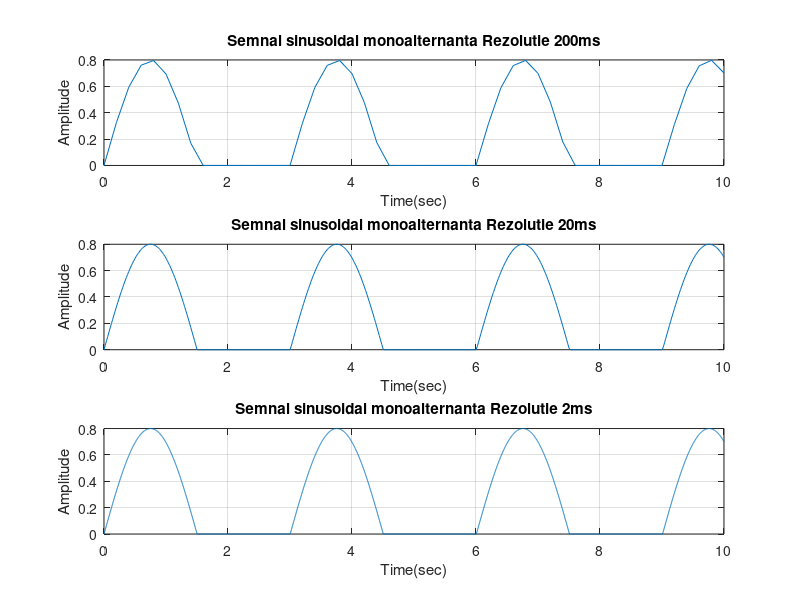

Write the MATLAB code that produced this figure.
function ex4()

t1=0:0.2:10;    %rezolutia 200 ms 
                %adica un vector cu valori ce variaza crescator din 0,2 in
                %0,2 .
s1=0.8*sin(2*pi*0.333*t1);  %semnalul sinusoidal de perioada 3s
for i=1:1:length(s1);      
    if s1(i)<0;         %daca valorile semnalului sunt negative
                        
        s1(i)=0;        % le anulam .
    end
end
subplot(3,1,1)      % se creaza un prim subgrafic
plot(t1,s1),grid
title('Semnal sinusoidal monoalternanta Rezolutie 200ms'); %titlul subgraficului
xlabel('Time(sec)') %text corespunzator abscisei
ylabel('Amplitude') %text corespunzator ordonatei



t2=0:0.02:10;   %pentru rezolutie 20ms
s2=0.8*sin(2*pi*0.333*t2);
for i=1:1:length(s2);
    if s2(i)<0;
        s2(i)=0;
    end
end
subplot(3,1,2)  %al 2-lea subgrafic
plot(t2,s2),grid
title('Semnal sinusoidal monoalternanta Rezolutie 20ms');
xlabel('Time(sec)')
ylabel('Amplitude')


t3=0:0.002:10;  %pentru rezolutie 2ms
s3=0.8*sin(2*pi*0.333*t3);
for i=1:1:length(s3);
    if s3(i)<0;
        s3(i)=0;
    end
end
subplot(3,1,3)  %se creaza al 3-lea subgrafic
plot(t3,s3),grid 
title('Semnal sinusoidal monoalternanta Rezolutie 2ms');
xlabel('Time(sec)')
ylabel('Amplitude')

end